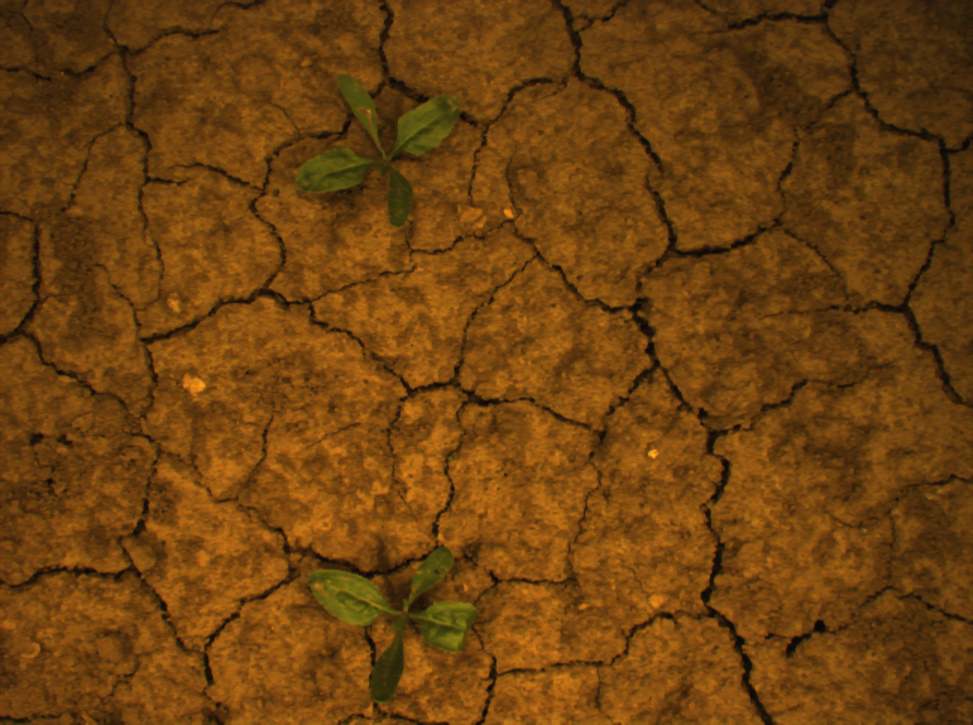
//> input picture deployment/library_crop_detection/test_data/test_rgb.png, 973 x 725 px, shrunk from 1296 x 966 before the run
$ ./network_demo   (built with g++ and OpenCV 4)
//> lines starting //> are read from the running program, lines starting //| are printed output that depends on the picture
#include <iostream>

#include <opencv2/core.hpp>
#include <opencv2/imgcodecs.hpp>
#include <opencv2/highgui.hpp>
#include <opencv2/imgproc.hpp>

#include "network_inference.hpp"
#include "tensorrt_network.hpp"

int main() {
   //get some test image
  cv::Mat input_rgb = cv::imread("test_data/test_rgb.png", cv::IMREAD_UNCHANGED);
//> input_rgb is the input picture: 725 rows x 973 cols, CV_8UC3; mean B, G, R 15.1, 65, 109.4
  cv::imshow("input_rgb", input_rgb);
  cv::cvtColor(input_rgb, input_rgb, cv::COLOR_BGR2RGB);
  cv::Mat input_nir = cv::imread("test_data/test_nir.png", cv::IMREAD_UNCHANGED);
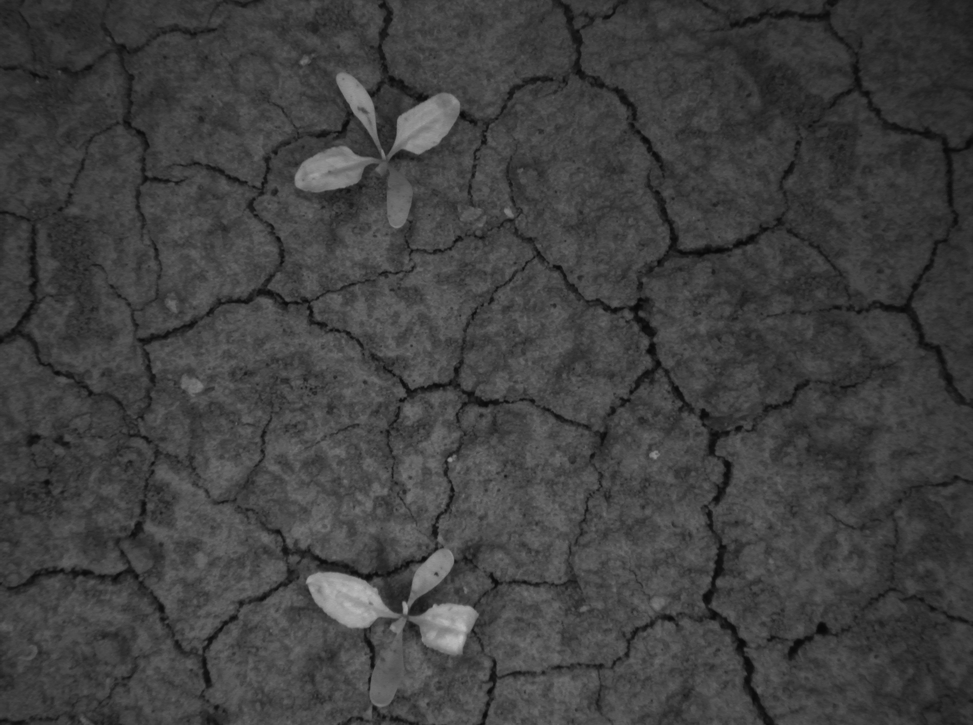
//> input picture deployment/library_crop_detection/test_data/test_nir.png, 973 x 725 px, shrunk from 1296 x 966 before the run
//> input_nir is the input picture: 725 rows x 973 cols, CV_8UC1; min 8, max 190, mean 64
  cv::imshow("input_nir", input_nir);

  // merge to 4 channels
  std::vector<cv::Mat> channels;
  cv::split(input_rgb, channels);
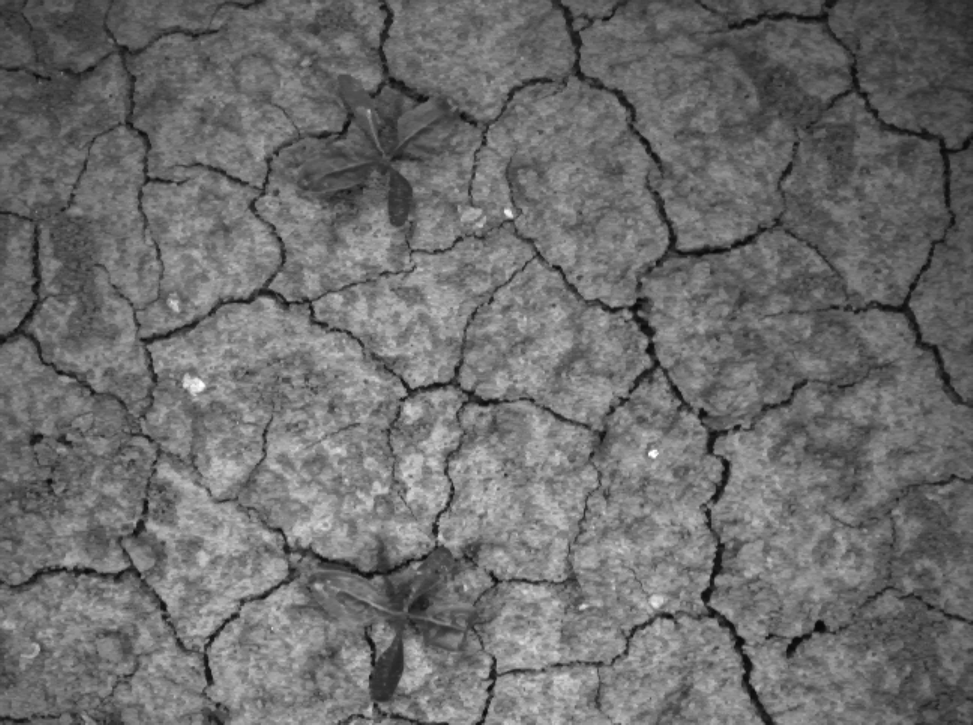
//> channels[0]: 725 rows x 973 cols, CV_8UC1; min 8, max 255, mean 109.4
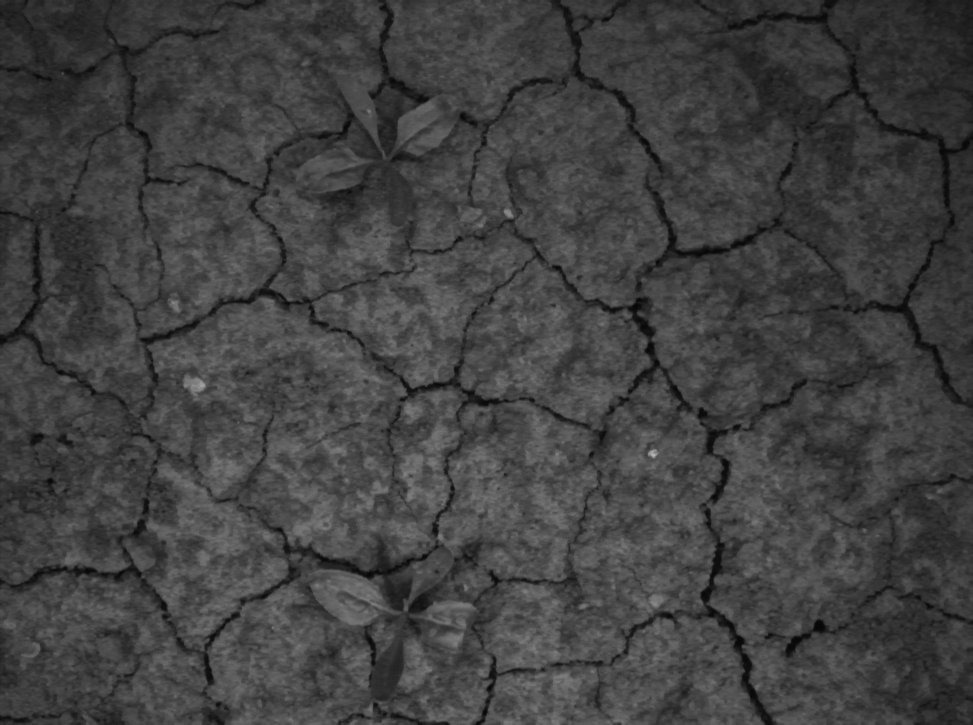
//> channels[1]: 725 rows x 973 cols, CV_8UC1; min 6, max 180, mean 65
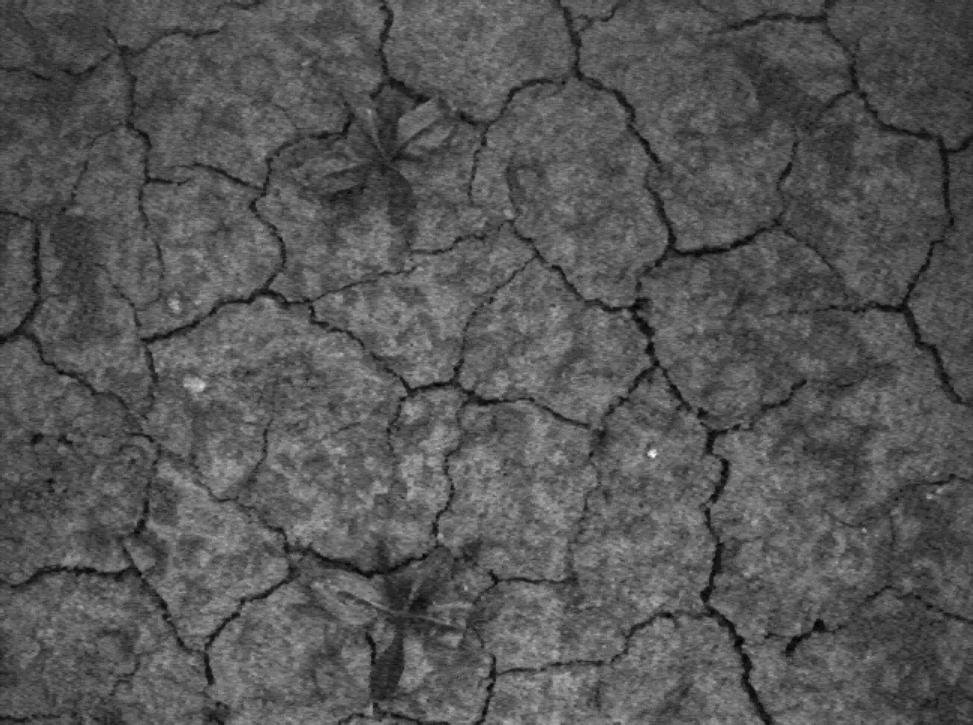
//> channels[2]: 725 rows x 973 cols, CV_8UC1; min 5, max 35, mean 15.1; drawn with min black and max white
  channels.emplace_back(input_nir);
  cv::Mat input;
  cv::merge(channels, input);
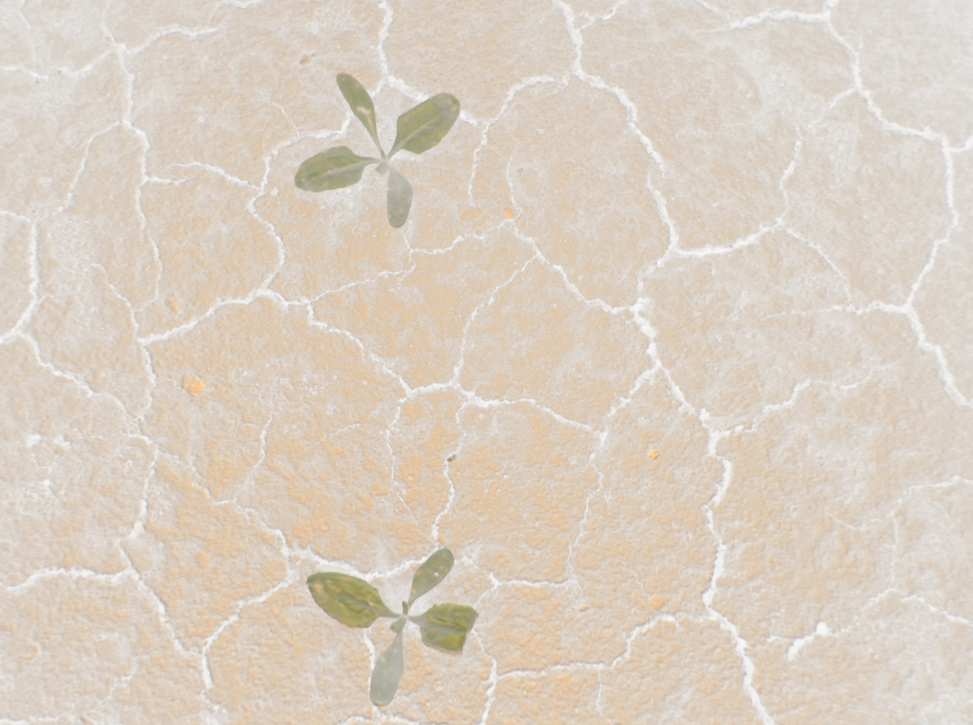
//> input: 725 rows x 973 cols, CV_8UC4; mean R, G, B, A 109.4, 65, 15.1, 64; transparent parts drawn white

//> (the run ends here: the program needs code that is not available in this run, at `const igg::NetworkParameters kParameters;`)
